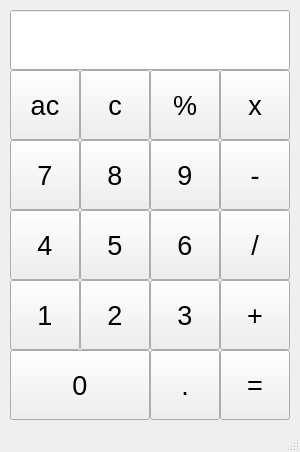
<?xml version="1.0" encoding="UTF-8"?>
<ui version="4.0">
 <class>Calc</class>
 <widget class="QMainWindow" name="Calc">
  <property name="geometry">
   <rect>
    <x>0</x>
    <y>0</y>
    <width>300</width>
    <height>452</height>
   </rect>
  </property>
  <property name="windowTitle">
   <string>Calc</string>
  </property>
  <widget class="QWidget" name="centralwidget">
   <layout class="QGridLayout" name="gridLayout_2">
    <item row="0" column="0">
     <layout class="QGridLayout" name="gridLayout">
      <property name="spacing">
       <number>0</number>
      </property>
      <item row="0" column="0" colspan="4">
       <widget class="QLineEdit" name="l_skreen">
        <property name="minimumSize">
         <size>
          <width>280</width>
          <height>60</height>
         </size>
        </property>
        <property name="maximumSize">
         <size>
          <width>280</width>
          <height>60</height>
         </size>
        </property>
        <property name="font">
         <font>
          <pointsize>35</pointsize>
         </font>
        </property>
        <property name="layoutDirection">
         <enum>Qt::LeftToRight</enum>
        </property>
        <property name="text">
         <string/>
        </property>
        <property name="alignment">
         <set>Qt::AlignRight|Qt::AlignTrailing|Qt::AlignVCenter</set>
        </property>
       </widget>
      </item>
      <item row="1" column="0">
       <widget class="QPushButton" name="b_clear">
        <property name="minimumSize">
         <size>
          <width>70</width>
          <height>70</height>
         </size>
        </property>
        <property name="maximumSize">
         <size>
          <width>70</width>
          <height>70</height>
         </size>
        </property>
        <property name="font">
         <font>
          <pointsize>20</pointsize>
         </font>
        </property>
        <property name="text">
         <string>ac</string>
        </property>
       </widget>
      </item>
      <item row="1" column="1">
       <widget class="QPushButton" name="b_clearLast">
        <property name="minimumSize">
         <size>
          <width>70</width>
          <height>70</height>
         </size>
        </property>
        <property name="maximumSize">
         <size>
          <width>70</width>
          <height>70</height>
         </size>
        </property>
        <property name="font">
         <font>
          <pointsize>20</pointsize>
         </font>
        </property>
        <property name="text">
         <string>c</string>
        </property>
       </widget>
      </item>
      <item row="1" column="2">
       <widget class="QPushButton" name="b_rest">
        <property name="minimumSize">
         <size>
          <width>70</width>
          <height>70</height>
         </size>
        </property>
        <property name="maximumSize">
         <size>
          <width>70</width>
          <height>70</height>
         </size>
        </property>
        <property name="font">
         <font>
          <pointsize>20</pointsize>
         </font>
        </property>
        <property name="text">
         <string>%</string>
        </property>
       </widget>
      </item>
      <item row="1" column="3">
       <widget class="QPushButton" name="b_mult">
        <property name="minimumSize">
         <size>
          <width>70</width>
          <height>70</height>
         </size>
        </property>
        <property name="maximumSize">
         <size>
          <width>70</width>
          <height>70</height>
         </size>
        </property>
        <property name="font">
         <font>
          <pointsize>20</pointsize>
         </font>
        </property>
        <property name="text">
         <string>x</string>
        </property>
       </widget>
      </item>
      <item row="2" column="0">
       <widget class="QPushButton" name="b_7">
        <property name="minimumSize">
         <size>
          <width>70</width>
          <height>70</height>
         </size>
        </property>
        <property name="maximumSize">
         <size>
          <width>70</width>
          <height>70</height>
         </size>
        </property>
        <property name="font">
         <font>
          <pointsize>20</pointsize>
         </font>
        </property>
        <property name="text">
         <string>7</string>
        </property>
       </widget>
      </item>
      <item row="2" column="1">
       <widget class="QPushButton" name="b_8">
        <property name="minimumSize">
         <size>
          <width>70</width>
          <height>70</height>
         </size>
        </property>
        <property name="maximumSize">
         <size>
          <width>70</width>
          <height>70</height>
         </size>
        </property>
        <property name="font">
         <font>
          <pointsize>20</pointsize>
         </font>
        </property>
        <property name="text">
         <string>8</string>
        </property>
       </widget>
      </item>
      <item row="2" column="2">
       <widget class="QPushButton" name="b_9">
        <property name="minimumSize">
         <size>
          <width>70</width>
          <height>70</height>
         </size>
        </property>
        <property name="maximumSize">
         <size>
          <width>70</width>
          <height>70</height>
         </size>
        </property>
        <property name="font">
         <font>
          <pointsize>20</pointsize>
         </font>
        </property>
        <property name="text">
         <string>9</string>
        </property>
       </widget>
      </item>
      <item row="2" column="3">
       <widget class="QPushButton" name="b_minus">
        <property name="minimumSize">
         <size>
          <width>70</width>
          <height>70</height>
         </size>
        </property>
        <property name="maximumSize">
         <size>
          <width>70</width>
          <height>70</height>
         </size>
        </property>
        <property name="font">
         <font>
          <pointsize>20</pointsize>
         </font>
        </property>
        <property name="text">
         <string>-</string>
        </property>
       </widget>
      </item>
      <item row="3" column="0">
       <widget class="QPushButton" name="b_4">
        <property name="minimumSize">
         <size>
          <width>70</width>
          <height>70</height>
         </size>
        </property>
        <property name="maximumSize">
         <size>
          <width>70</width>
          <height>70</height>
         </size>
        </property>
        <property name="font">
         <font>
          <pointsize>20</pointsize>
         </font>
        </property>
        <property name="text">
         <string>4</string>
        </property>
       </widget>
      </item>
      <item row="3" column="1">
       <widget class="QPushButton" name="b_5">
        <property name="minimumSize">
         <size>
          <width>70</width>
          <height>70</height>
         </size>
        </property>
        <property name="maximumSize">
         <size>
          <width>70</width>
          <height>70</height>
         </size>
        </property>
        <property name="font">
         <font>
          <pointsize>20</pointsize>
         </font>
        </property>
        <property name="text">
         <string>5</string>
        </property>
       </widget>
      </item>
      <item row="3" column="2">
       <widget class="QPushButton" name="b_6">
        <property name="minimumSize">
         <size>
          <width>70</width>
          <height>70</height>
         </size>
        </property>
        <property name="maximumSize">
         <size>
          <width>70</width>
          <height>70</height>
         </size>
        </property>
        <property name="font">
         <font>
          <pointsize>20</pointsize>
         </font>
        </property>
        <property name="text">
         <string>6</string>
        </property>
       </widget>
      </item>
      <item row="3" column="3">
       <widget class="QPushButton" name="b_div">
        <property name="minimumSize">
         <size>
          <width>70</width>
          <height>70</height>
         </size>
        </property>
        <property name="maximumSize">
         <size>
          <width>70</width>
          <height>70</height>
         </size>
        </property>
        <property name="font">
         <font>
          <pointsize>20</pointsize>
         </font>
        </property>
        <property name="text">
         <string>/</string>
        </property>
       </widget>
      </item>
      <item row="4" column="0">
       <widget class="QPushButton" name="b_1">
        <property name="minimumSize">
         <size>
          <width>70</width>
          <height>70</height>
         </size>
        </property>
        <property name="maximumSize">
         <size>
          <width>70</width>
          <height>70</height>
         </size>
        </property>
        <property name="font">
         <font>
          <pointsize>20</pointsize>
         </font>
        </property>
        <property name="text">
         <string>1</string>
        </property>
       </widget>
      </item>
      <item row="4" column="1">
       <widget class="QPushButton" name="b_2">
        <property name="minimumSize">
         <size>
          <width>70</width>
          <height>70</height>
         </size>
        </property>
        <property name="maximumSize">
         <size>
          <width>70</width>
          <height>70</height>
         </size>
        </property>
        <property name="font">
         <font>
          <pointsize>20</pointsize>
         </font>
        </property>
        <property name="text">
         <string>2</string>
        </property>
       </widget>
      </item>
      <item row="4" column="2">
       <widget class="QPushButton" name="b_3">
        <property name="minimumSize">
         <size>
          <width>70</width>
          <height>70</height>
         </size>
        </property>
        <property name="maximumSize">
         <size>
          <width>70</width>
          <height>70</height>
         </size>
        </property>
        <property name="font">
         <font>
          <pointsize>20</pointsize>
         </font>
        </property>
        <property name="text">
         <string>3</string>
        </property>
       </widget>
      </item>
      <item row="4" column="3">
       <widget class="QPushButton" name="b_plus">
        <property name="minimumSize">
         <size>
          <width>70</width>
          <height>70</height>
         </size>
        </property>
        <property name="maximumSize">
         <size>
          <width>70</width>
          <height>70</height>
         </size>
        </property>
        <property name="font">
         <font>
          <pointsize>20</pointsize>
         </font>
        </property>
        <property name="text">
         <string>+</string>
        </property>
       </widget>
      </item>
      <item row="5" column="0" colspan="2">
       <widget class="QPushButton" name="b_0">
        <property name="minimumSize">
         <size>
          <width>140</width>
          <height>70</height>
         </size>
        </property>
        <property name="maximumSize">
         <size>
          <width>140</width>
          <height>70</height>
         </size>
        </property>
        <property name="font">
         <font>
          <pointsize>20</pointsize>
         </font>
        </property>
        <property name="text">
         <string>0</string>
        </property>
       </widget>
      </item>
      <item row="5" column="2">
       <widget class="QPushButton" name="b_dot">
        <property name="minimumSize">
         <size>
          <width>70</width>
          <height>70</height>
         </size>
        </property>
        <property name="maximumSize">
         <size>
          <width>70</width>
          <height>70</height>
         </size>
        </property>
        <property name="font">
         <font>
          <pointsize>20</pointsize>
         </font>
        </property>
        <property name="text">
         <string>.</string>
        </property>
       </widget>
      </item>
      <item row="5" column="3">
       <widget class="QPushButton" name="b_res">
        <property name="minimumSize">
         <size>
          <width>70</width>
          <height>70</height>
         </size>
        </property>
        <property name="maximumSize">
         <size>
          <width>70</width>
          <height>70</height>
         </size>
        </property>
        <property name="font">
         <font>
          <pointsize>20</pointsize>
         </font>
        </property>
        <property name="text">
         <string>=</string>
        </property>
       </widget>
      </item>
     </layout>
    </item>
   </layout>
  </widget>
  <widget class="QStatusBar" name="statusbar"/>
 </widget>
 <resources/>
 <connections/>
</ui>
